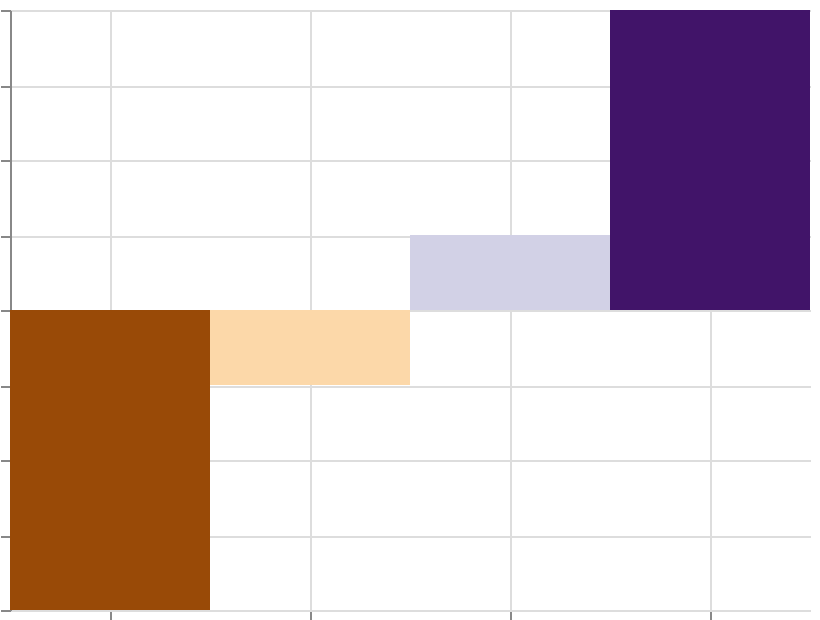

Vega-Lite specification for this chart:
### Vega specification from a JSON file in a GitHub repository (floating-point values rounded to 4 significant figures)
{"$schema": "https://vega.github.io/schema/vega/v6.json", "width": 400, "height": 300, "padding": 5, "autosize": "none", "data": [{"name": "table", "values": [{"cat": "A", "val": -20}, {"cat": "B", "val": -5}, {"cat": "C", "val": 5}, {"cat": "D", "val": 20}]}], "scales": [{"name": "x", "type": "band", "domain": {"data": "table", "field": "cat", "sort": true}, "range": "width"}, {"name": "y", "type": "linear", "domain": {"data": "table", "field": "val"}, "range": [{"signal": "height"}, 0], "zero": true, "nice": true}, {"name": "color", "type": "linear", "domain": {"data": "table", "field": "val"}, "reverse": true, "range": {"scheme": "purpleorange"}}], "marks": [{"type": "rect", "from": {"data": "table"}, "encode": {"update": {"x": {"scale": "x", "field": "cat"}, "width": {"scale": "x", "band": 1}, "y": {"scale": "y", "field": "val"}, "y2": {"scale": "y", "value": 0}, "fill": {"scale": "color", "field": "val"}}}}], "axes": [{"scale": "x", "orient": "bottom", "grid": true, "labels": false}, {"scale": "y", "orient": "left", "grid": true, "labels": false}], "legends": [{"fill": "color"}]}
